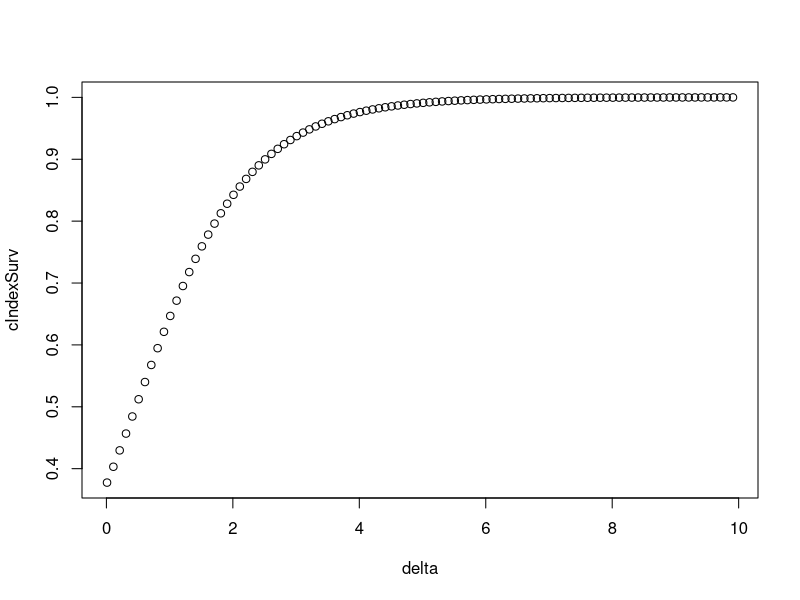
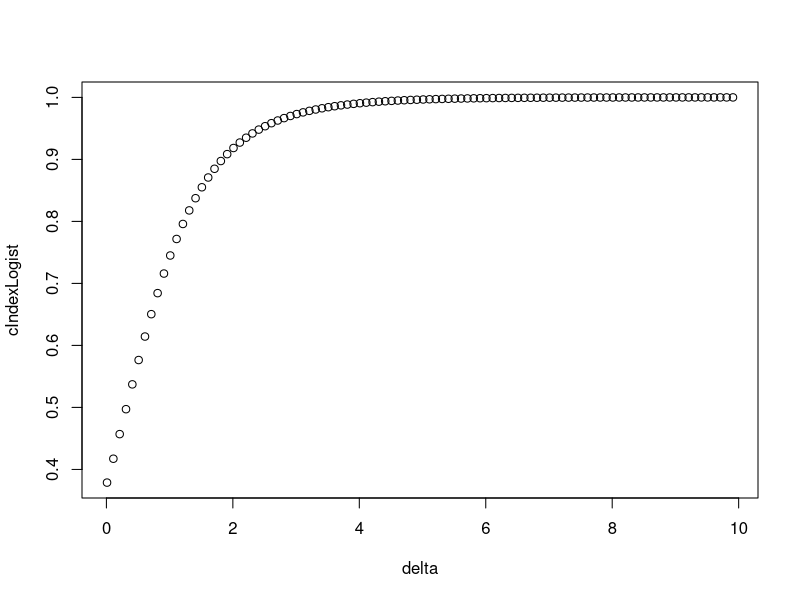
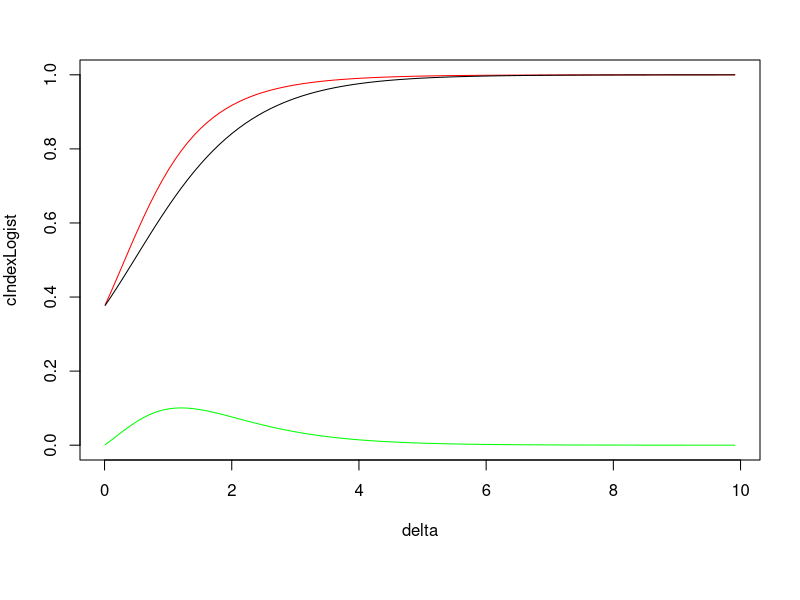

The R script that drew these images, in order:
### exploring c-index for a case with 
### three subjects with exponential survival time with age x1 > x2 > x3
### and beta. We assume that the x's are spaced evenly: x1 - x2 = x2 - x3 = delta

abline

beta  = 1
delta = seq(.01, 10, .1)
x3 = 0

### a case when compute a c-index of the survival model:
### a case when compute a c-index of the survival model:
### a case when compute a c-index of the survival model:
numer = exp(3*beta*x3 + 2*beta*delta)*(3*exp(3*beta*delta) + 2 + 2*exp(beta*delta) + 2*exp(2*beta*delta))
denom = exp(3*beta*x3)*(exp(2*beta*delta)+exp(beta*delta)) * (exp(beta*delta) + 1) * (exp(2*beta*delta) + 1)
cIndexSurv = (1/3)*numer/denom
plot(delta, cIndexSurv)


### a case when compute a c-index of the logistic regression model:
### a case when compute a c-index of the logistic regression model:
### a case when compute a c-index of the logistic regression model:
numerLogist = exp(3*beta*x3+2*beta*delta)*(2*exp(3*beta*delta) + 3*exp(2*beta*delta) + 1)
cIndexLogist = (1/2)*numerLogist/denom
plot(delta, cIndexLogist)

par(mar=c(7,4,3,2))
plot(delta, cIndexLogist, type="l", col="red", ylim=c(0, 1))
lines(delta, cIndexSurv)
lines(delta, cIndexLogist - cIndexSurv, col="green")
